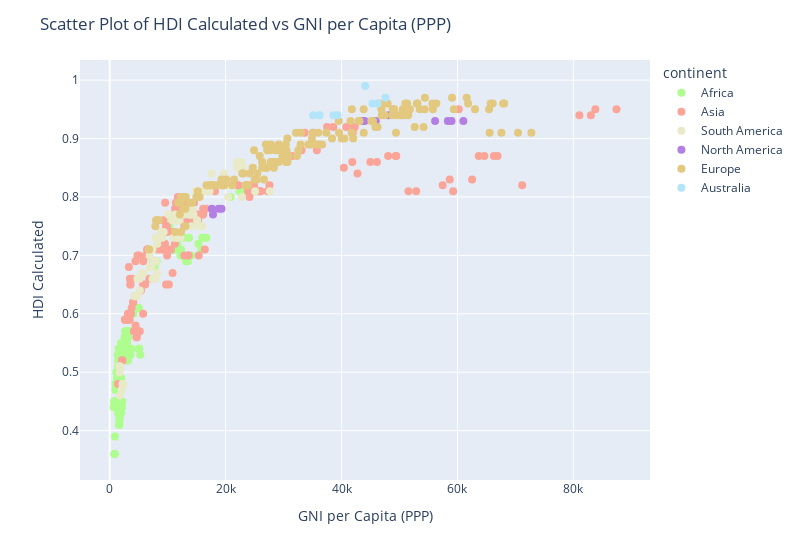

Notebook code for this chart:
### Code cell
# Create a scatter plot using Plotly
fig = px.scatter(data, x='GNI_per_capita_PPP', y='HDI_calculated', color='continent', 
                 color_discrete_map=continent_colors, hover_data=['Country'])

# Set the plot title and axis labels
fig.update_layout(
    title='Scatter Plot of HDI Calculated vs GNI per Capita (PPP)',
    xaxis_title='GNI per Capita (PPP)',
    yaxis_title='HDI Calculated',
    width = 800
)

# Set the hover label format
fig.update_traces(hovertemplate='Country: %{customdata[0]}<br>GNI per Capita (PPP): %{x}<br>HDI Calculated: %{y}')

# Increase the size of the markers
fig.update_traces(marker=dict(size=8))

# Show the plot
fig.show()

### Figure 1 — Plotly figure (JSON) as saved in the notebook; plotly's stock layout.template omitted (floating-point values rounded to 4 significant figures; data arrays with more than 128 entries replaced by an {"elided": "..."} marker saying what was removed)
{"data": [{"customdata": [["Zimbabwe"], ["Zimbabwe"], ["Zimbabwe"], ["Zimbabwe"], ["Zambia"], ["Zambia"], ["Zambia"], ["Zambia"], ["Uganda"], ["Uganda"], ["Uganda"], ["Uganda"], ["Tunisia"], ["Tunisia"], ["Tunisia"], ["Tunisia"], ["Togo"], ["Togo"], ["Togo"], ["Togo"], ["Tanzania"], ["Tanzania"], ["Tanzania"], ["Tanzania"], ["South Africa"], ["South Africa"], ["South Africa"], ["South Africa"], ["Sierra Leone"], ["Sierra Leone"], ["Sierra Leone"], ["Sierra Leone"], ["Senegal"], ["Senegal"], ["Senegal"], ["Senegal"], ["Rwanda"], ["Rwanda"], ["Rwanda"], ["Rwanda"], ["Nigeria"], ["Nigeria"], ["Nigeria"], ["Nigeria"], ["Niger"], ["Niger"], ["Niger"], ["Niger"], ["Morocco"], ["Morocco"], ["Morocco"], ["Morocco"], ["Mauritius"], ["Mauritius"], ["Mauritius"], ["Mauritius"], ["Mauritania"], ["Mauritania"], ["Mauritania"], ["Mauritania"], ["Mali"], ["Mali"], ["Mali"], ["Mali"], ["Malawi"], ["Malawi"], ["Malawi"], ["Malawi"], ["Madagascar"], ["Madagascar"], ["Madagascar"], ["Madagascar"], ["Libya"], ["Libya"], ["Libya"], ["Libya"], ["Liberia"], ["Liberia"], ["Liberia"], ["Liberia"], ["Kenya"], ["Kenya"], ["Kenya"], ["Kenya"], ["Ghana"], ["Ghana"], ["Ghana"], ["Ghana"], ["Gabon"], ["Gabon"], ["Gabon"], ["Gabon"], ["Ethiopia"], ["Ethiopia"], ["Ethiopia"], ["Ethiopia"], ["Egypt"], ["Egypt"], ["Egypt"], ["Egypt"], ["Chad"], ["Chad"], ["Chad"], ["Chad"], ["Cameroon"], ["Cameroon"], ["Cameroon"], ["Cameroon"], ["Burundi"], ["Burundi"], ["Burundi"], ["Burundi"], ["Burkina Faso"], ["Burkina Faso"], ["Burkina Faso"], ["Burkina Faso"], ["Botswana"], ["Botswana"], ["Botswana"], ["Botswana"], ["Benin"], ["Benin"], ["Benin"], ["Benin"], ["Algeria"], ["Algeria"], ["Algeria"], ["Algeria"]], "hovertemplate": "Country: %{customdata[0]}<br>GNI per Capita (PPP): %{x}<br>HDI Calculated: %{y}", "legendgroup": "Africa", "marker": {"color": "#AEFD8E", "size": 8, "symbol": "circle"}, "mode": "markers", "name": "Africa", "orientation": "v", "showlegend": true, "type": "scatter", "x": [2661.0, 2860, 2570, 2410, 3582.0, 3330, 3330, 3370, 1752.0, 1710, 1690, 1750, 10680.0, 10280, 10070, 9890, 1593.0, 1520, 1470, 1440, 2805.0, 3020, 2860, 2740, 11760.0, 12320, 12240, 12240, 1381.0, 1590, 1420, 1570, 3256.0, 3140, 3000, 2910, 1959.0, 1910, 1790, 1710, 5086.0, 5030, 5120, 5280, 912.0, 830, 820, 840, 7480.0, 8110, 7730, 7670, 22720.0, 23560, 22390, 20860, 3746.0, 3610, 3350, 3160, 1965.0, 2180, 2130, 1990, 1159.0, 1030, 1020, 990, 1404.0, 1540, 1550, 1500, 11680.0, 13690, 11430, 12740, 1040.0, 1380, 1260, 1180, 3052.0, 4000, 3620, 3330, 4099.0, 4860, 4800, 5050, 15790.0, 14060, 13180, 13480, 1782.0, 2010, 1870, 1650, 10740.0, 10800, 10850, 11160, 1716.0, 1570, 1630, 1760, 3291.0, 3490, 3350, 3210, 659.7, 770, 800, 840, 1705.0, 1730, 1550, 1460, 15950.0, 16680, 16600, 15310, 2135.0, 3010, 2980, 2860, 13640.0, 11370, 11520, 11700], "xaxis": "x", "y": [0.57, 0.57, 0.56, 0.55, 0.6, 0.6, 0.6, 0.59, 0.54, 0.54, 0.53, 0.53, 0.76, 0.75, 0.75, 0.74, 0.53, 0.52, 0.52, 0.51, 0.53, 0.54, 0.54, 0.53, 0.71, 0.71, 0.7, 0.7, 0.45, 0.45, 0.44, 0.44, 0.53, 0.54, 0.53, 0.52, 0.55, 0.54, 0.54, 0.53, 0.54, 0.54, 0.54, 0.53, 0.39, 0.36, 0.36, 0.36, 0.69, 0.69, 0.68, 0.68, 0.81, 0.81, 0.81, 0.8, 0.54, 0.53, 0.53, 0.52, 0.44, 0.45, 0.44, 0.43, 0.5, 0.48, 0.48, 0.47, 0.53, 0.54, 0.53, 0.53, 0.72, 0.73, 0.72, 0.73, 0.47, 0.5, 0.49, 0.48, 0.59, 0.61, 0.6, 0.59, 0.6, 0.61, 0.61, 0.61, 0.71, 0.7, 0.69, 0.69, 0.48, 0.49, 0.48, 0.47, 0.71, 0.71, 0.71, 0.71, 0.41, 0.41, 0.42, 0.42, 0.57, 0.57, 0.57, 0.56, 0.44, 0.45, 0.45, 0.45, 0.45, 0.44, 0.44, 0.43, 0.73, 0.73, 0.73, 0.72, 0.54, 0.55, 0.55, 0.55, 0.77, 0.76, 0.76, 0.76], "yaxis": "y"}, {"customdata": {"elided": "152x1 str values"}, "hovertemplate": "Country: %{customdata[0]}<br>GNI per Capita (PPP): %{x}<br>HDI Calculated: %{y}", "legendgroup": "Asia", "marker": {"color": "#FAA598", "size": 8, "symbol": "circle"}, "mode": "markers", "name": "Asia", "orientation": "v", "showlegend": true, "type": "scatter", "x": {"elided": "152 float values"}, "xaxis": "x", "y": {"elided": "152 float values"}, "yaxis": "y"}, {"customdata": [["Venezuela"], ["Venezuela"], ["Venezuela"], ["Venezuela"], ["Uruguay"], ["Uruguay"], ["Uruguay"], ["Uruguay"], ["Peru"], ["Peru"], ["Peru"], ["Peru"], ["Paraguay"], ["Paraguay"], ["Paraguay"], ["Paraguay"], ["Panama"], ["Panama"], ["Panama"], ["Panama"], ["Nicaragua"], ["Nicaragua"], ["Nicaragua"], ["Nicaragua"], ["Jamaica"], ["Jamaica"], ["Jamaica"], ["Jamaica"], ["Honduras"], ["Honduras"], ["Honduras"], ["Honduras"], ["Haiti"], ["Haiti"], ["Haiti"], ["Haiti"], ["Guinea"], ["Guinea"], ["Guinea"], ["Guinea"], ["Guatemala"], ["Guatemala"], ["Guatemala"], ["Guatemala"], ["El Salvador"], ["El Salvador"], ["El Salvador"], ["El Salvador"], ["Ecuador"], ["Ecuador"], ["Ecuador"], ["Ecuador"], ["Dominican Republic"], ["Dominican Republic"], ["Dominican Republic"], ["Dominican Republic"], ["Costa Rica"], ["Costa Rica"], ["Costa Rica"], ["Costa Rica"], ["Colombia"], ["Colombia"], ["Colombia"], ["Colombia"], ["Chile"], ["Chile"], ["Chile"], ["Chile"], ["Brazil"], ["Brazil"], ["Brazil"], ["Brazil"], ["Bolivia"], ["Bolivia"], ["Bolivia"], ["Bolivia"], ["Argentina"], ["Argentina"], ["Argentina"], ["Argentina"]], "hovertemplate": "Country: %{customdata[0]}<br>GNI per Capita (PPP): %{x}<br>HDI Calculated: %{y}", "legendgroup": "South America", "marker": {"color": "#E8EAC8", "size": 8, "symbol": "circle"}, "mode": "markers", "name": "South America", "orientation": "v", "showlegend": true, "type": "scatter", "x": [null, null, null, 9070.0, 19430.0, 20060, 19650, 19310, 12320.0, 11930, 11510, 11180, 11720.0, 12210, 11540, 11040, 20450.0, 27640, 25080, 22810, 4790.0, 5850, 5540, 5150, 7932.0, 9320, 8800, 8520, 4258.0, 5220, 4790, 4490, 1665.0, 1770, 1770, 1710, 2211, 2410, 2050, 1790, 7378.0, 8200, 7910, 7830, 6973.0, 7970, 7620, 7240, 10140.0, 11350, 10830, 10870, 15070.0, 15940, 15420, 14130, 14790.0, 18040, 17230, 16310, 12900.0, 14050, 13800, 13700, 21970.0, 22750, 22080, 22010, 14070.0, 14250, 13950, 14470, 6849.0, 8190, 7360, 6890, 17610.0, 22960, 19710, 19650], "xaxis": "x", "y": [null, null, null, 0.73, 0.82, 0.82, 0.82, 0.82, 0.77, 0.76, 0.76, 0.76, 0.73, 0.73, 0.73, 0.73, 0.8, 0.81, 0.81, 0.8, 0.66, 0.67, 0.67, 0.66, 0.73, 0.74, 0.74, 0.73, 0.63, 0.64, 0.63, 0.63, 0.51, 0.51, 0.51, 0.5, 0.48, 0.48, 0.47, 0.46, 0.66, 0.67, 0.66, 0.66, 0.68, 0.69, 0.69, 0.68, 0.77, 0.77, 0.76, 0.76, 0.76, 0.75, 0.75, 0.75, 0.81, 0.82, 0.81, 0.81, 0.77, 0.77, 0.77, 0.77, 0.86, 0.86, 0.85, 0.85, 0.78, 0.78, 0.77, 0.77, 0.71, 0.72, 0.71, 0.7, 0.84, 0.85, 0.84, 0.84], "yaxis": "y"}, {"customdata": [["United States"], ["United States"], ["United States"], ["United States"], ["Mexico"], ["Mexico"], ["Mexico"], ["Mexico"], ["Canada"], ["Canada"], ["Canada"], ["Canada"]], "hovertemplate": "Country: %{customdata[0]}<br>GNI per Capita (PPP): %{x}<br>HDI Calculated: %{y}", "legendgroup": "North America", "marker": {"color": "#B47FE3", "size": 8, "symbol": "circle"}, "mode": "markers", "name": "North America", "orientation": "v", "showlegend": true, "type": "scatter", "x": [58340, 58970, 61020, 56140.0, 17630.0, 19300, 18810, 17830, 43600.0, 48070, 45910, 43990], "xaxis": "x", "y": [0.93, 0.93, 0.93, 0.93, 0.78, 0.78, 0.78, 0.77, 0.93, 0.94, 0.93, 0.93], "yaxis": "y"}, {"customdata": {"elided": "148x1 str values"}, "hovertemplate": "Country: %{customdata[0]}<br>GNI per Capita (PPP): %{x}<br>HDI Calculated: %{y}", "legendgroup": "Europe", "marker": {"color": "#E3C97F", "size": 8, "symbol": "circle"}, "mode": "markers", "name": "Europe", "orientation": "v", "showlegend": true, "type": "scatter", "x": {"elided": "148 float values"}, "xaxis": "x", "y": {"elided": "148 float values"}, "yaxis": "y"}, {"customdata": [["New Zealand"], ["New Zealand"], ["New Zealand"], ["New Zealand"], ["Australia"], ["Australia"], ["Australia"], ["Australia"]], "hovertemplate": "Country: %{customdata[0]}<br>GNI per Capita (PPP): %{x}<br>HDI Calculated: %{y}", "legendgroup": "Australia", "marker": {"color": "#B2E4FA", "size": 8, "symbol": "circle"}, "mode": "markers", "name": "Australia", "orientation": "v", "showlegend": true, "type": "scatter", "x": [35110.0, 39330, 38630, 36210, 44100.0, 47580, 46230, 45330], "xaxis": "x", "y": [0.94, 0.94, 0.94, 0.94, 0.99, 0.97, 0.96, 0.96], "yaxis": "y"}], "layout": {"legend": {"title": {"text": "continent"}, "tracegroupgap": 0}, "margin": {"t": 60}, "title": {"text": "Scatter Plot of HDI Calculated vs GNI per Capita (PPP)"}, "width": 800, "xaxis": {"anchor": "y", "domain": [0, 1], "title": {"text": "GNI per Capita (PPP)"}}, "yaxis": {"anchor": "x", "domain": [0, 1], "title": {"text": "HDI Calculated"}}}}
